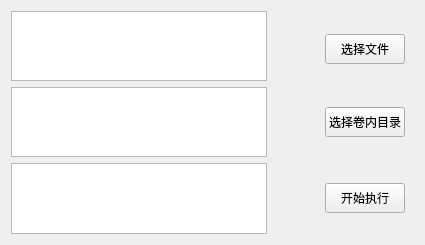
<?xml version="1.0" encoding="UTF-8"?>
<ui version="4.0">
 <class>ClassForm</class>
 <widget class="QWidget" name="ClassForm">
  <property name="geometry">
   <rect>
    <x>0</x>
    <y>0</y>
    <width>425</width>
    <height>245</height>
   </rect>
  </property>
  <property name="sizePolicy">
   <sizepolicy hsizetype="MinimumExpanding" vsizetype="MinimumExpanding">
    <horstretch>0</horstretch>
    <verstretch>0</verstretch>
   </sizepolicy>
  </property>
  <property name="minimumSize">
   <size>
    <width>0</width>
    <height>50</height>
   </size>
  </property>
  <property name="windowTitle">
   <string>分卷小程序</string>
  </property>
  <layout class="QVBoxLayout" name="verticalLayout" stretch="1,1,4">
   <property name="rightMargin">
    <number>20</number>
   </property>
   <item>
    <layout class="QHBoxLayout" name="horizontalLayout">
     <item>
      <widget class="QTextBrowser" name="file_choose_text"/>
     </item>
     <item>
      <spacer name="horizontalSpacer">
       <property name="orientation">
        <enum>Qt::Orientation::Horizontal</enum>
       </property>
       <property name="sizeHint" stdset="0">
        <size>
         <width>40</width>
         <height>20</height>
        </size>
       </property>
      </spacer>
     </item>
     <item>
      <widget class="QPushButton" name="file_choose_button">
       <property name="enabled">
        <bool>true</bool>
       </property>
       <property name="sizePolicy">
        <sizepolicy hsizetype="Minimum" vsizetype="Minimum">
         <horstretch>0</horstretch>
         <verstretch>99</verstretch>
        </sizepolicy>
       </property>
       <property name="minimumSize">
        <size>
         <width>0</width>
         <height>30</height>
        </size>
       </property>
       <property name="maximumSize">
        <size>
         <width>16777215</width>
         <height>23</height>
        </size>
       </property>
       <property name="sizeIncrement">
        <size>
         <width>0</width>
         <height>100</height>
        </size>
       </property>
       <property name="text">
        <string>选择文件</string>
       </property>
       <property name="autoDefault">
        <bool>false</bool>
       </property>
      </widget>
     </item>
    </layout>
   </item>
   <item>
    <layout class="QHBoxLayout" name="horizontalLayout_2">
     <item>
      <widget class="QTextBrowser" name="excel_choose_text"/>
     </item>
     <item>
      <spacer name="horizontalSpacer_2">
       <property name="orientation">
        <enum>Qt::Orientation::Horizontal</enum>
       </property>
       <property name="sizeHint" stdset="0">
        <size>
         <width>40</width>
         <height>20</height>
        </size>
       </property>
      </spacer>
     </item>
     <item>
      <widget class="QPushButton" name="excel_choose_button">
       <property name="minimumSize">
        <size>
         <width>0</width>
         <height>30</height>
        </size>
       </property>
       <property name="text">
        <string>选择卷内目录</string>
       </property>
      </widget>
     </item>
    </layout>
   </item>
   <item>
    <layout class="QHBoxLayout" name="horizontalLayout_3">
     <item>
      <widget class="QPlainTextEdit" name="errno_return_text">
       <property name="enabled">
        <bool>true</bool>
       </property>
       <property name="readOnly">
        <bool>true</bool>
       </property>
      </widget>
     </item>
     <item>
      <spacer name="horizontalSpacer_3">
       <property name="orientation">
        <enum>Qt::Orientation::Horizontal</enum>
       </property>
       <property name="sizeHint" stdset="0">
        <size>
         <width>40</width>
         <height>20</height>
        </size>
       </property>
      </spacer>
     </item>
     <item>
      <widget class="QPushButton" name="start_button">
       <property name="minimumSize">
        <size>
         <width>0</width>
         <height>30</height>
        </size>
       </property>
       <property name="text">
        <string>开始执行</string>
       </property>
      </widget>
     </item>
    </layout>
   </item>
  </layout>
 </widget>
 <resources/>
 <connections/>
</ui>
